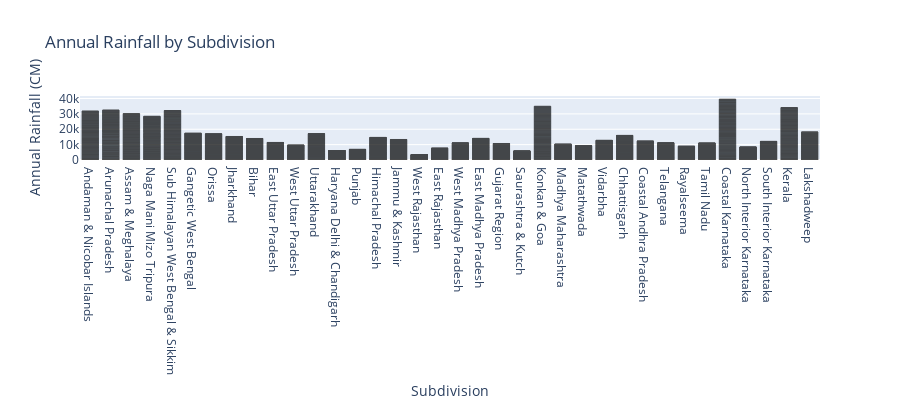

This figure's notebook cell:
### Code cell
fig = px.bar(df_filled, x='SUBDIVISION', y='ANNUAL', 
             title='Annual Rainfall by Subdivision',
             labels={'ANNUAL': 'Annual Rainfall (CM)'},
             height=400)

fig.update_layout(xaxis_title='Subdivision', yaxis_title='Annual Rainfall (CM)')
fig.update_traces(marker_color='skyblue', marker_line_color='black', marker_line_width=1, opacity=0.7)

fig.show()

'''plt.figure(figsize=(12, 6))
plt.bar(df_filled['SUBDIVISION'], df_filled['ANNUAL'], color='skyblue', edgecolor='black', alpha=0.7)
plt.title('Annual Rainfall by Subdivision')
plt.xlabel('Subdivision')
plt.ylabel('Annual Rainfall (CM)')
plt.xticks(rotation=45, ha='right')  # Rotate x-axis labels for better visibility
plt.show()'''

### Figure 1 — Plotly figure (JSON) as saved in the notebook; plotly's stock layout.template omitted (floating-point values rounded to 4 significant figures; data arrays with more than 128 entries replaced by an {"elided": "..."} marker saying what was removed)
{"data": [{"alignmentgroup": "True", "hovertemplate": "SUBDIVISION=%{x}<br>Annual Rainfall (CM)=%{y}<extra></extra>", "legendgroup": "", "marker": {"color": "skyblue", "line": {"color": "black", "width": 1}, "pattern": {"shape": ""}}, "name": "", "offsetgroup": "", "opacity": 0.7, "orientation": "v", "showlegend": false, "textposition": "auto", "type": "bar", "x": {"elided": "4188 str values"}, "xaxis": "x", "y": {"elided": "4188 float values"}, "yaxis": "y"}], "layout": {"barmode": "relative", "height": 400, "legend": {"tracegroupgap": 0}, "title": {"text": "Annual Rainfall by Subdivision"}, "xaxis": {"anchor": "y", "domain": [0, 1], "title": {"text": "Subdivision"}}, "yaxis": {"anchor": "x", "domain": [0, 1], "title": {"text": "Annual Rainfall (CM)"}}}}
